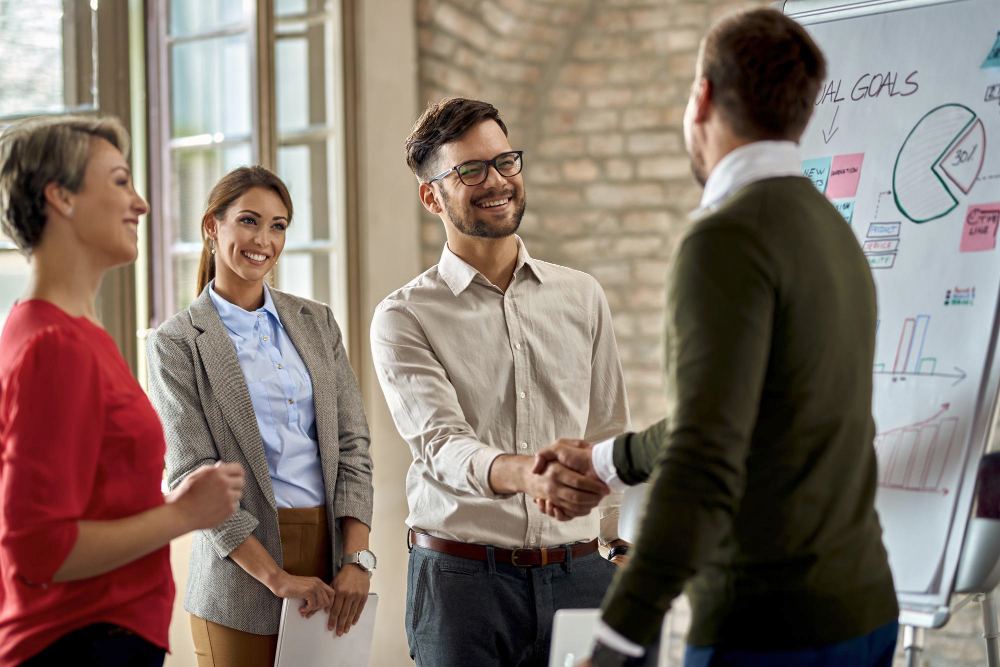
#> input picture assignments/assignment_0/handshake.jpg, 1000 x 667 px, given in place of seagull.jpg, which was not available
$ jupyter execute --allow-errors lab1_notebook.ipynb   (text cells are left out)
#> lines starting #> are read from the running program, lines starting #| are printed output that depends on the picture; pictures that were not available may be replaced by others from this repository, and a replacement may not be noted
[cell 1]
import imageio.v3 as iio
import cv2
from matplotlib import pyplot as plt
from IPython.display import Image, Video
from openface.face_detection import FaceDetector

# The next block fixes a bug that causes crashes on Unix-based systems.
# You should apply this patch before importing "LandmarkDetector" from openface.

# --- begin of patch ---
# Patching LandmarkDetector hardcoded log folder
from openface.STAR.demo import Alignment

# Access the utility module through Alignment.__init__'s globals
#> (the rest of this cell did not finish here and is left out)

[cell 2]
seagull = iio.imread("seagull.jpg") # Copyright Yuqiong Wang, 2023. Used with permission from the author.
#> seagull is the input picture: shape (667, 1000, 3); mean R, G, B 132.6, 117.3, 107.7
plt.imshow(seagull)
#> (this line was passed over: IPython is not available in this run)
type(seagull), seagull.shape

[cell 3]
seagull.dtype, seagull.min(), seagull.mean(), seagull.max()

[cell 4]
cutout = seagull[190:640, 525:975]
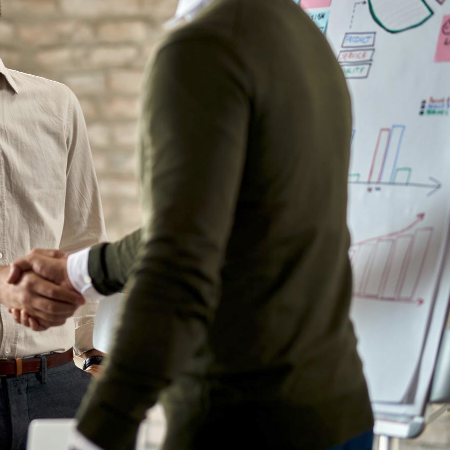
#> cutout: shape (450, 450, 3); mean R, G, B 102.3, 98.5, 88.7
plt.imshow(cutout)
#> (this line was passed over: IPython is not available in this run)
cutout.shape
#> Out = (450, 450, 3)

[cell 5]
extreme_cutout = seagull[230:255, 595:620]
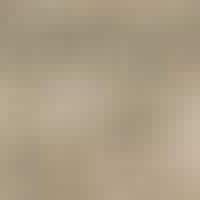
#> extreme_cutout: shape (25, 25, 3) (shown 8 times larger); mean R, G, B 171.3, 157.1, 132.7
#> (the rest of this cell did not finish here and is left out)

[cell 6]
no_red = cutout.copy()
no_red[:, :, 0] = 0
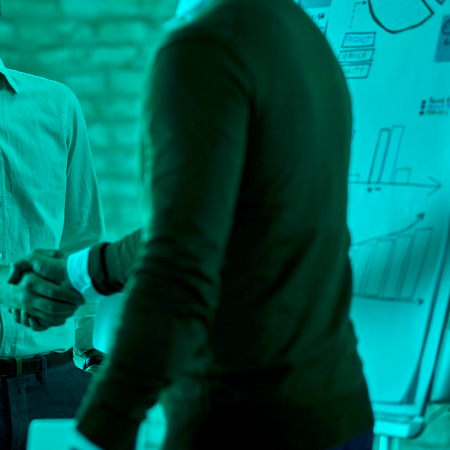
#> no_red: shape (450, 450, 3); mean R, G, B 0, 98.5, 88.7
plt.imshow(no_red)
#> (this line was passed over: IPython is not available in this run)

[cell 7]
inverse = 255 - cutout
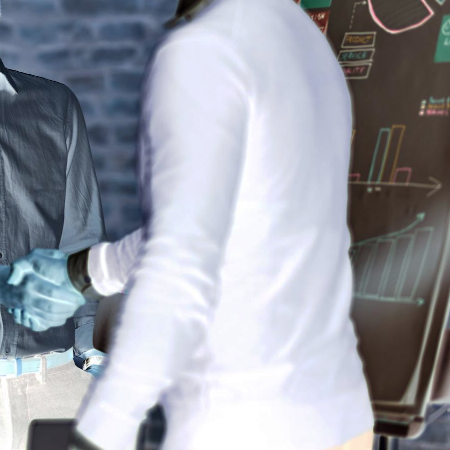
#> inverse: shape (450, 450, 3); mean R, G, B 152.7, 156.5, 166.3
plt.imshow(inverse)
#> (this line was passed over: IPython is not available in this run)

[cell 8]
iio.imwrite("inverse.jpg", inverse)

[cell 9]
uu_logo = iio.imread("uu_logo.png") # Trademark owned by Uppsala University.
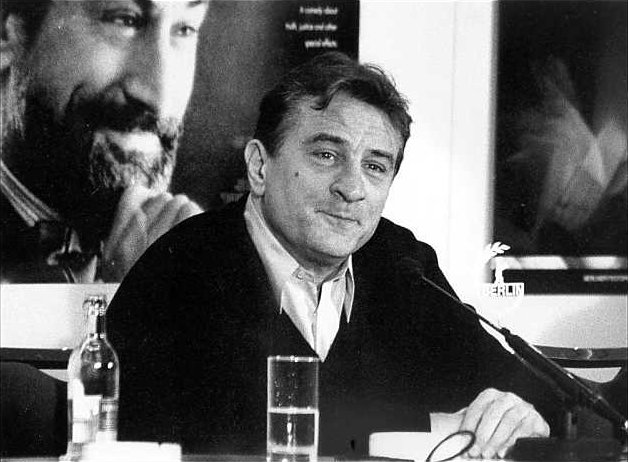
#> input picture assignments/assignment_0/de-niro.jpg, 628 x 462 px, given in place of uu_logo.png, which was not available
#> uu_logo is the input picture: shape (462, 628); min 0, max 255, mean 94.9
plt.imshow(uu_logo)
#> (this line was passed over: IPython is not available in this run)
uu_logo.shape
#> Out = (462, 628)

[cell 10]
full_alpha = uu_logo.copy()
#> (the rest of this cell did not finish here and is left out)

[cell 11]
Image("uu_logo.png")

[cell 12]
Video("cats.mp4")

[cell 13]
# "cats": copyright Marc Fraile, 2023.
cats = iio.imread("cats.mp4")
cats.shape
#> Out = (462, 628)

#> (a cell that did not finish here is left out)

[cell 15]
plt.imshow(cats[200])
#> (this line was passed over: IPython is not available in this run)

[cell 16]
# Exercise 1
# ---------------------------------------------------------------- #
# (1) Load "toy_knife.jpg"
# (2) Make a copy that has half the values of the original.

# Your code here:

# ---------------------------------------------------------------- #

cv2.namedWindow("Color Picker (Esc to Exit)")

min_values = [ 0, 0, 0 ]
max_values = [ 255, 255, 255 ]

# [7 lines left out: function check_trackbar, not called in this run]

cv2.createTrackbar("R min", "Color Picker (Esc to Exit)",   0, 255, lambda x: None)
cv2.createTrackbar("R max", "Color Picker (Esc to Exit)", 255, 255, lambda x: None)
cv2.createTrackbar("G min", "Color Picker (Esc to Exit)",   0, 255, lambda x: None)
cv2.createTrackbar("G max", "Color Picker (Esc to Exit)", 255, 255, lambda x: None)
cv2.createTrackbar("B min", "Color Picker (Esc to Exit)",   0, 255, lambda x: None)
cv2.createTrackbar("B max", "Color Picker (Esc to Exit)", 255, 255, lambda x: None)

while True:
    # ---------------------------------------------------------------- #
    # (3) Create an image that is twice as wide as the original.
    #     The left side must contain the pixels from the original image,
    #     and the right pixels must contain the pixels from the half-intensity image.
    # (4) "Mask" the wide image you just created:
    #      For each pixel, check if it's within the expected range (min_R <= R <= max_R, etc.),
    #      and set it to 0 if it's OUTSIDE the range.
    # (5) Display the masked image in the CV2 window "Color Picker".

    # Your code here:

    # ---------------------------------------------------------------- #

    key = cv2.waitKey(1) & 0xFF
#> (key Esc is pressed here)
    if key == 27: # ESC pressed
        break

# ---------------------------------------------------------------- #
# (6) Save the masked image to "masked_rgb.jpg".
# (7) Print the `min_values` and `max_values`.

# Your code here:

# ---------------------------------------------------------------- #

[cell 17]
# Exercise 2
# ---------------------------------------------------------------- #
# (1) Load "toy_knife.jpg"
# (2) Make a copy that has half the values of the original.

# Your code here:

# ---------------------------------------------------------------- #

cv2.namedWindow("Color Picker (Esc to Exit)")

min_values = [ 0, 0, 0 ]
max_values = [ 255, 255, 255 ]

# [7 lines left out: function check_trackbar, not called in this run]

cv2.createTrackbar("H min", "Color Picker (Esc to Exit)",   0, 255, lambda x: None)
cv2.createTrackbar("H max", "Color Picker (Esc to Exit)", 255, 255, lambda x: None)
cv2.createTrackbar("S min", "Color Picker (Esc to Exit)",   0, 255, lambda x: None)
cv2.createTrackbar("S max", "Color Picker (Esc to Exit)", 255, 255, lambda x: None)
cv2.createTrackbar("V min", "Color Picker (Esc to Exit)",   0, 255, lambda x: None)
cv2.createTrackbar("V max", "Color Picker (Esc to Exit)", 255, 255, lambda x: None)


while True:
    # ---------------------------------------------------------------- #
    # (3) Create an image that is twice as wide as the original.
    #     The left side must contain the pixels from the original image,
    #     and the right pixels must contain the pixels from the half-intensity image.
    # (4) Convert the wide image to HSV using OpenCV.
    # (5) Mask the wide image like you did in the RGB exercise,
    # BUT this time use the HSV values for masking.
    # (6) Display the masked image in the CV2 window "Color Picker".

    # Your code here:

    # ---------------------------------------------------------------- #

    key = cv2.waitKey(1) & 0xFF
#> (key Esc is pressed here)
    if key == 27: # ESC pressed
        break

# ---------------------------------------------------------------- #
# (7) Save the masked image to "masked_rgb.jpg".
# (8) Print the `min_values` and `max_values`.

# Your code here:

# ---------------------------------------------------------------- #

[cell 18]
cap = cv2.VideoCapture(0)
cap.set(cv2.CAP_PROP_BUFFERSIZE, 1)

try:
    while True:
        ok, frame = cap.read()
        if not ok:
            print("Camera read failed.")
            break

        cv2.imshow("Camera", frame)

        # Wait 1 ms and check for ESC (27)
        if cv2.waitKey(1) == 27:
#> (key Esc is pressed here)
            break

finally:
    cap.release()
    cv2.destroyAllWindows()
    print("Stopped.")

[cell 19]
plt.imshow(frame)
#> (this line was passed over: IPython is not available in this run)
